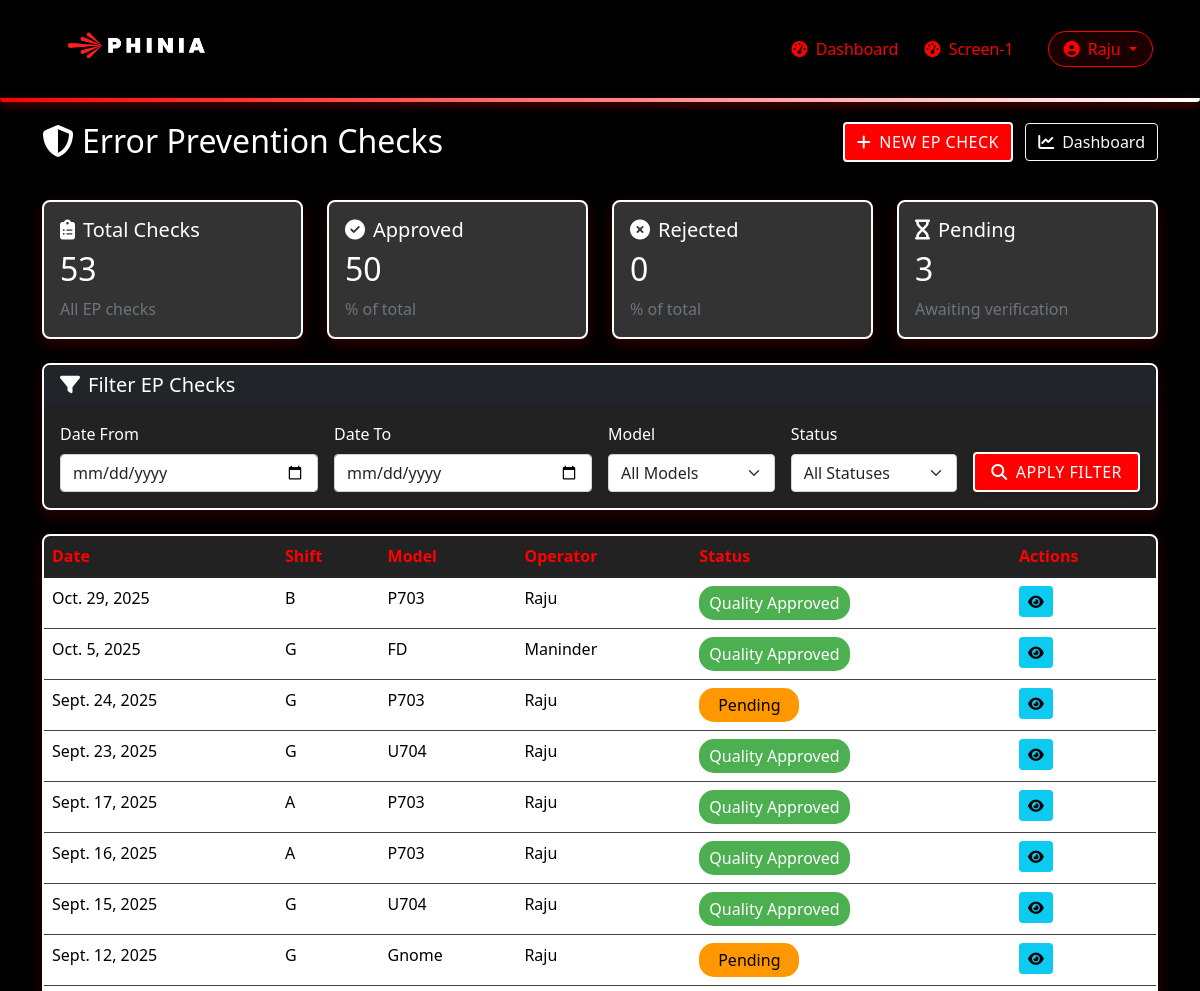
Page /ep-checks/ (signed in, upper part) on the earlier database version.
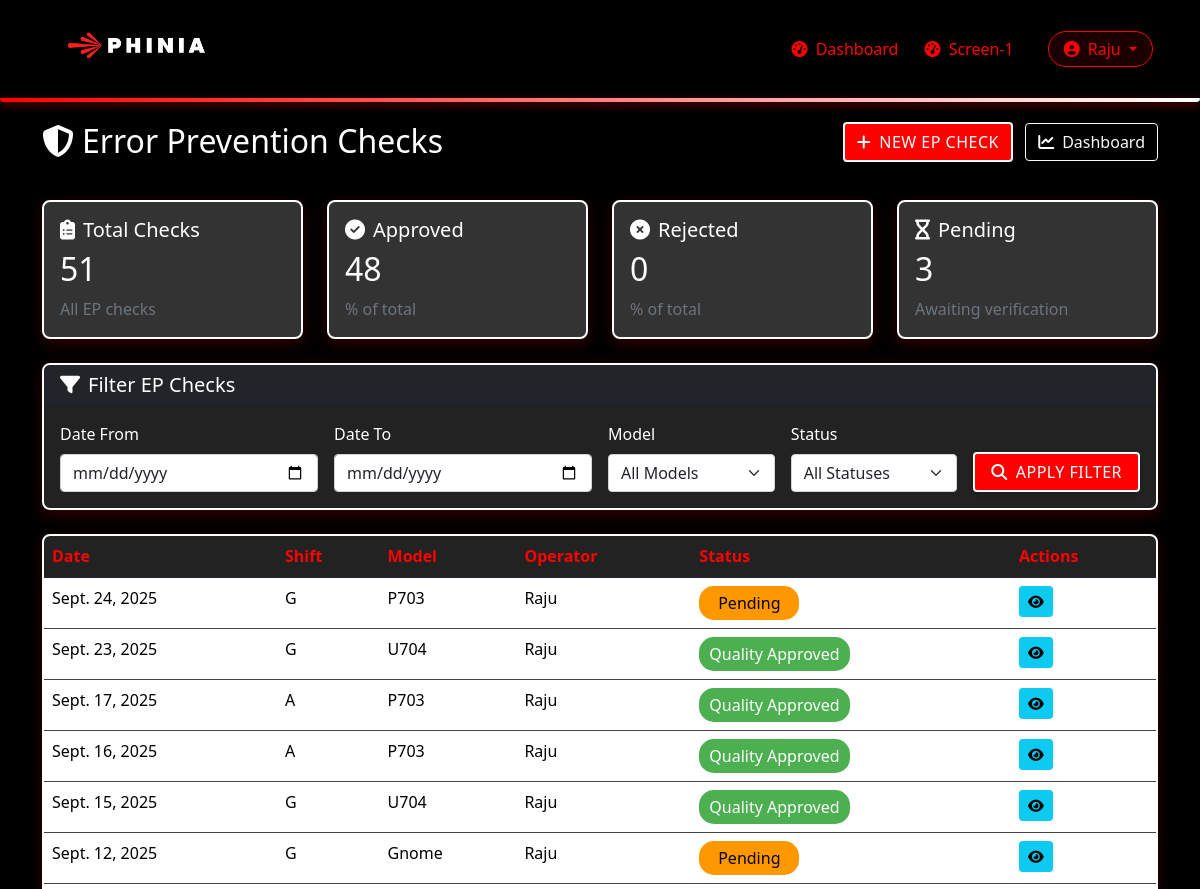
Same page on the later database version.
### main/models.py (models this page shows, shortened)
class ErrorPreventionCheck(models.Model):
    OK_NG_CHOICES = [('OK', 'OK'), ('NG', 'NG')]
    STATUS_CHOICES = (
        ('pending', 'Pending'),
        ('supervisor_approved', 'Supervisor Approved'),
        ('quality_approved', 'Quality Approved'),
        ('rejected', 'Rejected'),
    )
    verification_status = models.ForeignKey(
        'DailyVerificationStatus',
        on_delete=models.CASCADE,
        related_name='error_prevention_checks',
        blank=True,
        null=True
    )
    date = models.DateField()
    operator = models.ForeignKey('User', on_delete=models.CASCADE, related_name='ep_operator_checks')
    supervisor = models.ForeignKey(
        'User',
        on_delete=models.CASCADE,
        related_name='ep_supervisor_checks',
        blank=True,
        null=True
    )
    quality_supervisor = models.ForeignKey(
        'User',
        on_delete=models.CASCADE,
        related_name='ep_quality_checks',
        blank=True,
        null=True
    )
    status = models.CharField(max_length=20, choices=STATUS_CHOICES, default='pending')
    comments = models.TextField(blank=True, null=True)
    current_model = models.CharField(
        max_length=10,
        choices=[
            ('P703', 'P703'),
            ('U704', 'U704'),
            ('FD', 'FD'),
            ('SA', 'SA'),
            ('Gnome', 'Gnome'),
        ],
        verbose_name="Current Running Model",
        blank=True,
        null=True
    )
    SHIFTS = [
        ('S1', 'S1 - 6:30 AM to 6:30 PM'),
        ('A', 'A - 6:30 AM to 3:00 PM'),
        ('G', 'G - 8:30 AM to 5:00 PM'),
        ('B', 'B - 3:00 PM to 11:30 PM'),
        ('C', 'C - 11:30 PM to 6:30 AM'),
        ('S2', 'S2 - 6:30 PM to 6:30 AM'),
    ]
    shift = models.CharField(
        max_length=10,
        choices=SHIFTS,
        verbose_name="Shift",
        blank=True,
        null=True
    )
    created_at = models.DateTimeField(auto_now_add=True)
    updated_at = models.DateTimeField(auto_now=True)
    class Meta:
        ordering = ['-date', '-created_at']
        verbose_name = "Error Prevention Check"
        verbose_name_plural = "Error Prevention Checks"

class User(AbstractUser):
    USER_TYPES = (
        ('operator', 'Operator'),
        ('shift_supervisor', 'Shift Supervisor'),
        ('quality_supervisor', 'Quality Supervisor'),
    )
    company_id = models.CharField(max_length=100, blank=True, null=True)
    skill_matrix_level = models.CharField(max_length=200, blank=True, null=True)
    user_type = models.CharField(max_length=20, choices=USER_TYPES)

### main/views.py (the view)
# urls.py: path('ep-checks/', views.ep_check_list, name='ep_check_list'),
@login_required
def ep_check_list(request):
    form = ErrorPreventionFilterForm(request.GET)
    ep_checks = ErrorPreventionCheck.objects.select_related(
        'verification_status__shift',
        'operator',
        'supervisor',
        'quality_supervisor'
    )
    if form.is_valid():
        data = form.cleaned_data
        if data.get('date_from'):
            ep_checks = ep_checks.filter(date__gte=data['date_from'])
        if data.get('date_to'):
            ep_checks = ep_checks.filter(date__lte=data['date_to'])
        if data.get('model'):
            ep_checks = ep_checks.filter(current_model=data['model'])
        if data.get('status'):
            ep_checks = ep_checks.filter(status=data['status'])
    ep_checks = ep_checks.order_by('-date')
    stats = {
        'total': ep_checks.count(),
        'pending': ep_checks.filter(status='pending').count(),
        'approved': ep_checks.filter(status__in=['supervisor_approved', 'quality_approved']).count(),
        'rejected': ep_checks.filter(status='rejected').count(),
    }
    context = {
        'ep_checks': ep_checks,
        'filter_form': form,
        'stats': stats,
        'title': 'Error Prevention Checks'
    }
    return render(request, 'main/operations/ep_check_list.html', context)

### main/templates/main/operations/ep_check_list.html (shortened to what the changed rows need)
{% extends 'main/base.html' %}
{% load static %}
{% block content %}
<div class="row mb-4">
    <div class="col-md-8">
        <h2 class="mb-3"><i class="fas fa-shield-alt me-2"></i>Error Prevention Checks</h2>
    </div>
</div>
<div class="row mb-4">
    <div class="col-md-3">
        <div class="card stats-card">
            <div class="card-body">
                <h5 class="card-title text-white"><i class="fas fa-clipboard-list me-2"></i>Total Checks</h5>
                <h2 class="text-white">{{ stats.total }}</h2>
                <p class="text-muted mb-0">All EP checks</p>
            </div>
        </div>
    </div>
    <div class="col-md-3">
        <div class="card stats-card">
            <div class="card-body">
                <h5 class="card-title text-white"><i class="fas fa-check-circle me-2"></i>Approved</h5>
                <h2 class="text-white">{{ stats.approved }}</h2>
                <p class="text-muted mb-0">{{ stats.approved_percentage|floatformat:1 }}% of total</p>
            </div>
        </div>
    </div>
    <div class="col-md-3">
        <div class="card stats-card">
            <div class="card-body">
                <h2 class="text-white">{{ stats.rejected }}</h2>
            </div>
        </div>
    </div>
    <div class="col-md-3">
        <div class="card stats-card">
            <div class="card-body">
                <h2 class="text-white">{{ stats.pending }}</h2>
            </div>
        </div>
    </div>
</div>
<div class="card mt-4">
    <div class="card-body p-0">
        <div class="table-responsive">
            <table class="table table-hover ep-table mb-0">
                <thead>
                    <tr>
                        <th>Date</th>
                        <th>Shift</th>
                        <th>Model</th>
                        <th>Operator</th>
                        <th>Status</th>
                        <th>Actions</th>
                    </tr>
                </thead>
                <tbody>
                    {% for check in ep_checks %}
                    <tr>
                        <td>{{ check.date }}</td>
                        <td>{{ check.shift }}</td>
                        <td>{{ check.current_model }}</td>
                        <td>{{ check.operator.username }}</td>
                        <td>
                            {% if check.status == 'pending' %}
                            <span class="status-badge status-pending">Pending</span>
                            {% elif check.status == 'supervisor_approved' %}
                            <span class="status-badge status-supervisor-approved">Supervisor Approved</span>
                            {% elif check.status == 'quality_approved' %}
                            <span class="status-badge status-quality-approved">Quality Approved</span>
                            {% elif check.status == 'rejected' %}
                            <span class="status-badge status-rejected">Rejected</span>
                            {% endif %}
                        </td>
                        <td>
                            <a href="{% url 'ep_check_detail' pk=check.id %}" class="btn btn-sm btn-info">
                                <i class="fas fa-eye"></i>
                            </a>
                        </td>
                    </tr>
                    {% endfor %}
                </tbody>
            </table>
        </div>
    </div>
</div>
{% endblock %}

Differences in the rows shown:
removed ErrorPreventionCheck: date "Oct. 29, 2025", shift "B", current_model "P703", operator.username "Raju", status "Quality Approved"
removed ErrorPreventionCheck: date "Oct. 5, 2025", shift "G", current_model "FD", operator.username "Maninder", status "Quality Approved"
Other differences:
{{ stats.total }}: "53" → "51"
{{ stats.approved }}: "50" → "48"
